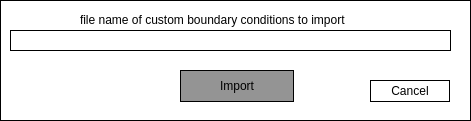
   <widget class="QWidget" name="fileImportWidget" native="true">
    <property name="geometry">
     <rect>
      <x>210</x>
      <y>240</y>
      <width>471</width>
      <height>121</height>
     </rect>
    </property>
    <property name="styleSheet">
     <string notr="true">background: white; border: 1px solid black</string>
    </property>
    <widget class="QPushButton" name="importFileNowButton">
     <property name="geometry">
      <rect>
       <x>180</x>
       <y>70</y>
       <width>114</width>
       <height>32</height>
      </rect>
     </property>
     <property name="styleSheet">
      <string notr="true">background:rgb(148, 148, 148)</string>
     </property>
     <property name="text">
      <string>Import</string>
     </property>
    </widget>
    <widget class="QLineEdit" name="fileNameBox">
     <property name="geometry">
      <rect>
       <x>10</x>
       <y>30</y>
       <width>441</width>
       <height>21</height>
      </rect>
     </property>
    </widget>
    <widget class="QPushButton" name="cancelFileImport">
     <property name="geometry">
      <rect>
       <x>370</x>
       <y>80</y>
       <width>80</width>
       <height>22</height>
      </rect>
     </property>
     <property name="text">
      <string>Cancel</string>
     </property>
    </widget>
    <widget class="QLabel" name="label_59">
     <property name="geometry">
      <rect>
       <x>80</x>
       <y>10</y>
       <width>311</width>
       <height>20</height>
      </rect>
     </property>
     <property name="styleSheet">
      <string notr="true">border: white</string>
     </property>
     <property name="text">
      <string>file name of custom boundary conditions to import</string>
     </property>
    </widget>
   </widget>
